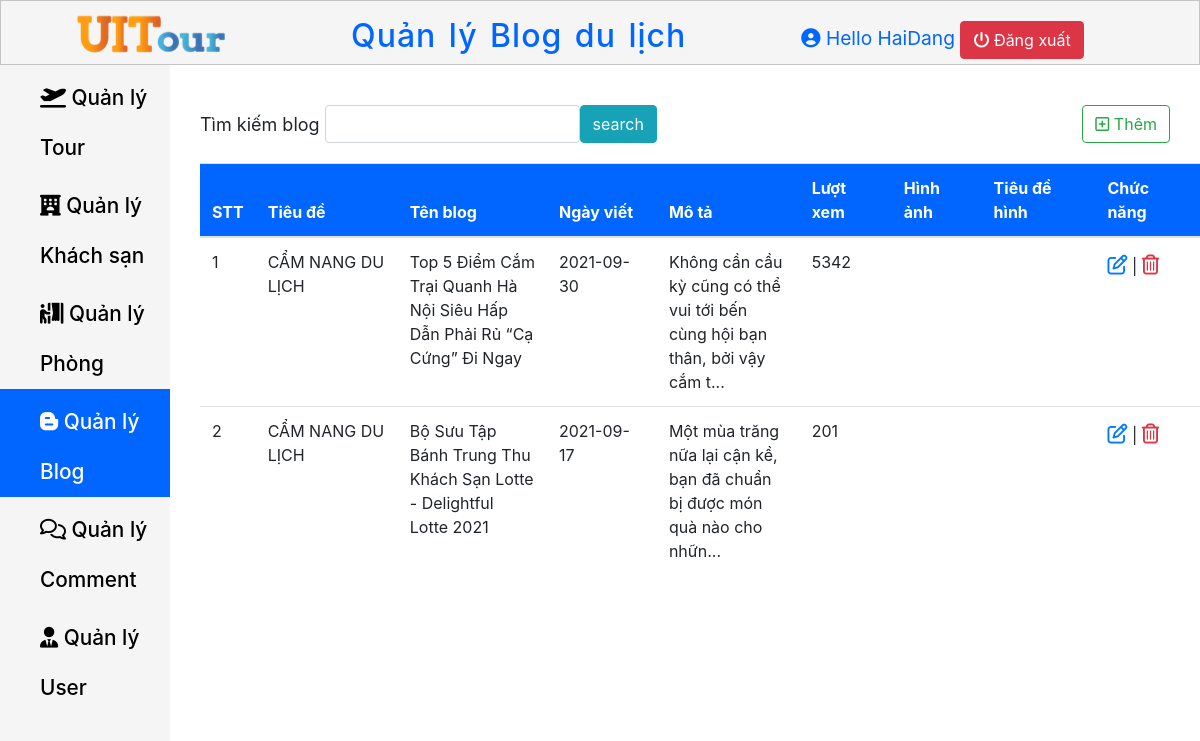
/Page-Admin/QuanLyBlog.php, run on the app's committed database.
### tables this page shows
CREATE TABLE `blog` (
  `Blog_Id` int(11) NOT NULL,
  `Title` varchar(500) NOT NULL,
  `Name_Blog` varchar(500) NOT NULL,
  `Write_Time` date NOT NULL,
  `Description_Blog` text NOT NULL,
  `View` int(11) NOT NULL
);

### Page-Admin/QuanLyBlog.php (the view, shortened to what this page needs)
<?php
    $host = "localhost";
    $host_user ="root";
    $host_password = "";
    $database = "ie104.m12";
    $port = "8111";
    $conn = new mysqli($host, $host_user, $host_password, $database, $port);
    if(isset($_POST["search"]))
    {
        $result = $_POST["search"];
        $sql = "SELECT * FROM blog WHERE Name_Blog Like '%$result%'";
    }
    else
        $sql = "SELECT * from blog";
    $kq = $conn->query($sql);
?>
<!DOCTYPE html>
<html lang="en">
<head>
    <link rel="stylesheet" href="Navbar.css">
    <link rel="stylesheet" href="Content.css">
    <link rel="stylesheet" href="https://cdn.jsdelivr.net/npm/bootstrap@4.5.3/dist/css/bootstrap.min.css">
    <link rel="stylesheet" href="https://cdnjs.cloudflare.com/ajax/libs/font-awesome/6.0.0-beta3/css/all.min.css" />
</head>
<body>
    <header class="header-container">
        <div class="header-container__logo">
            <a href="../Page-Admin/TrangChu.php">
                <img src="../Trangchu/File/logo_header.png" alt="UITour">
            </a>
        </div>
        <h2 class="header-container__Title">
            Quản lý Blog du lịch
        </h2>
        <div class="header-container__profile">
            <i class="fas fa-user-circle"></i>
            <span>Hello HaiDang</span>
            <a href="../Page-Admin/DangNhap.php" class="btn btn-danger"> <i class="fas fa-power-off"></i> Đăng xuất</a>
        </div>
    </header>
    <main class="main">
        <nav class="nav-links">
            <ul class="nav-links__ul">
                <li class="nav-links__li ">
                    <a href="../Page-Admin/QuanLyTour.php" class=" nav-links__a">
                        <i class="fas fa-plane-departure "></i>  Quản lý Tour
                    </a>
                </li>
                <li class="nav-links__li">
                    <a href="../Page-Admin/QuanLyKhachSan.php" class=" nav-links__a">
                        <i class="fas fa-hotel"></i></i>  Quản lý Khách sạn
                    </a>
                </li>
                <li class="nav-links__li">
                    <a href="../Page-Admin/QuanLyPhong.php" class=" nav-links__a">
                        <i class="fas fa-person-booth"></i>  Quản lý Phòng
                    </a>
                </li>
                <li class="nav-links__li active--css">
                    <a href="../Page-Admin/QuanLyBlog.php" class=" nav-links__a active--css">
                        <i class="fab fa-blogger-b"></i></i>  Quản lý Blog
                    </a>
                </li>
                <li class="nav-links__li">
                    <a href="../Page-Admin/QuanLyComment.php" class=" nav-links__a">
                        <i class="far fa-comments"></i></i></i>  Quản lý Comment
                    </a>
                </li>
                <li class="nav-links__li " >
                    <a href="../Page-Admin/QuanLyUser.php" class=" nav-links__a ">
                        <i class="fas fa-user-tie"></i></i></i>  Quản lý User
                    </a>
                </li>
            </ul>
        </nav>
        <section>
            <div class="search-create" >
                <form action="" class="col-md-9" method ="post">
                    <div class="form-inline col-md-9">
                        <label for="Name_Blog" class="control-label" style="margin-right: 5px;">Tìm kiếm blog</label>
                        <input type="text" name="search" class="form-control col-md-6">
                        <input type="submit" class="btn btn-info" name="submit" value="search">
                    </div>
                </form>
                <div>
                    <a href="../Page-Admin/ThemBlog.php" class="btn btn-outline-success"><i class="far fa-plus-square"></i> Thêm</a>
                </div>
            </div>
            <div class="table-overflow">
                <table class="table table-hover">
                    <thead>
                        <tr>
                            <th>STT</th>
                            <th>Tiêu đề</th>
                            <th>Tên blog</th>
                            <th>Ngày viết</th>
                            <th>Mô tả</th>
                            <th>Lượt xem</th>
                            <th>Hình ảnh</th>
                            <th>Tiêu đề hình</th>
                            <th>Chức năng</th>
                        </tr>
                    </thead>
                    <tbody>
                        <?php while($row = $kq->fetch_assoc()) { ?>
                            <tr>
                            <td class="counterCell"></td>
                            <td><?php echo $row["Title"] ?></td>
                            <?php
                                if(str_word_count($row["Name_Blog"]) > 100) {
                                     $cnt = substr($row["Name_Blog"], 0, 900);
                                    echo "<td>".$cnt."..."."</td>";
                                }
                                else {
                                    echo "<td>".$row["Name_Blog"]."</td>";
                                }
                            ?>
                            <td><?php echo $row["Write_Time"] ?></td>
                            <?php
                                if(str_word_count($row["Description_Blog"]) > 100) {
                                     $cnt = substr($row["Description_Blog"], 0, 100);
                                    echo "<td>".$cnt."..."."</td>";
                                }
                                else {
                                    echo "<td>".$row["Description_Blog"]."</td>";
                                }
                            ?>
                            <td><?php echo $row["View"] ?></td>
                            <td><?php echo $row["Img_Src"] ?></td>
                            <td><?php echo $row["Title_Img"] ?></td>
                            <td>
                                <a  href="../Page-Admin/SuaBlog.php?id=<?php echo $row["Blog_Id"]; ?>" style="font-size: 20px;" ><i class="far fa-edit"></i></a> |
                                <a href="../Page-Admin/XoaBlog.php?id=<?php echo $row["Blog_Id"]; ?>" style="font-size: 20px; " class="text-danger" onclick="return confirm('Bạn chắn chắn xóa chứ?')"><i class="far fa-trash-alt"></i></a>
                            </td>
                            </tr>
                        <?php } ?>
                    </tbody>
                </table>
            </div>
        </section>
    </main>
</body>
</html>

### Page-Admin/Navbar.css (style rules this page uses)
* { margin: 0; padding: 0; box-sizing: border-box; }
body { font-size: 15px; }
html { font-family: Arial, Helvetica, sans-serif; }
.header-container .header-container__logo img { margin-left: 3em; }
.header-container { display: flex; justify-content: space-between; align-items: center; width: 100%; max-height: 65px; position: fixed; top: 0; z-index: 10; background-color: #f5f5f5; border: 1px solid #c4c4c4; }
.header-container .header-container__Title { word-spacing: 3px; letter-spacing: 1px; margin-top: 15px; color: #0066FF; }
.header-container .header-container__profile { font-size: 1.2em; margin-right: 6em; margin-top: 15px; color: #0066FF; }
.main { margin-top: 65px; display: flex; width: 100%; }
.nav-links { width: 300px; height: 1000px; }
.nav-links__li { background-color: #f5f5f5; line-height: 50px; display: block; }
.nav-links__a { text-decoration: none; padding-top: 8px; color: #000; display: block; padding-left: 40px; font-weight: 500; font-size: 1.3em; }
.nav-links__ul { height: 100%; background-color: #f5f5f5; }
.active--css { background-color: #0066FF; color: #fff; }

### Page-Admin/Content.css (style rules this page uses)
* { margin: 0; padding: 0; box-sizing: border-box; }
body { font-size: 15px; max-width: 1500px; overflow-x: auto; }
label { font-size: 18px; }
.search-create { display: flex; width: 1000px; justify-content: space-between; margin-top: 40px; }
table thead tr { position: sticky; top: 0; background-color: #0066FF; color: #fff; }
.table-overflow { width: 1000px; height: 400px; margin-left: 30px; overflow-y: auto; margin-top: 20px; }
.table-overflow th, td { max-width: 150px; word-wrap: break-word; }
table { counter-reset: tableCount; }
.counterCell::before { content: counter(tableCount); counter-increment: tableCount; }

### data on the page
blog: Title "CẨM NANG DU LỊCH", Name_Blog "Top 5 Điểm Cắm Trại Quanh Hà Nội Siêu Hấp Dẫn Phải Rủ “Cạ Cứng” Đi Ngay", Write_Time "2021-09-30", Description_Blog "Không cần cầu kỳ cũng có thể vui tới bến cùng hội bạn thân, bởi vậy cắm t", View "5342"
blog: Title "CẨM NANG DU LỊCH", Name_Blog "Bộ Sưu Tập Bánh Trung Thu Khách Sạn Lotte - Delightful Lotte 2021", Write_Time "2021-09-17", Description_Blog "Một mùa trăng nữa lại cận kề, bạn đã chuẩn bị được món quà nào cho nhữn", View "201"
